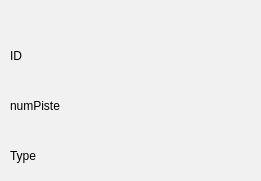
        <widget class="QGroupBox" name="groupBox_19">
         <property name="geometry">
          <rect>
           <x>20</x>
           <y>540</y>
           <width>261</width>
           <height>181</height>
          </rect>
         </property>
         <property name="styleSheet">
          <string notr="true">background-color: rgb(241, 241, 241);
border-radius: 10px black;
	border-radius: 10px  ;

</string>
         </property>
         <property name="title">
          <string/>
         </property>
         <widget class="QLabel" name="label_36">
          <property name="geometry">
           <rect>
            <x>10</x>
            <y>40</y>
            <width>31</width>
            <height>31</height>
           </rect>
          </property>
          <property name="styleSheet">
           <string notr="true">font: 11pt &quot;MS Shell Dlg 2&quot;;</string>
          </property>
          <property name="text">
           <string>ID</string>
          </property>
         </widget>
         <widget class="QPushButton" name="triID">
          <property name="geometry">
           <rect>
            <x>100</x>
            <y>40</y>
            <width>41</width>
            <height>31</height>
           </rect>
          </property>
          <property name="styleSheet">
           <string notr="true">/*-----QPushButton-----*/
image: url(:/triCroissant.png);
QPushButton
{
	background-color: qlineargradient(spread:pad, x1:0, y1:0.511, x2:1, y2:0.511, stop:0 
#92bf91
,stop:0.995192 rgba(0,0,0,0));



	color: #ffffff;
	font-size: 22px;
	font-weight: bold;
	border: 2px solid #9fbdb3;
	border-radius:10px;
	padding: 5px;
	

}

QPushButton::hover
{
background-color: qlineargradient(spread:pad, x1:0, y1:0.511, x2:1, y2:0.511, stop:0 rgba(0, 180, 150, 220),stop:1 rgba(50, 220, 200, 220));

	color: #2C3359; 

}
QPushButton::pressed
{background-color: qlineargradient(stop:0 rgba(0, 207, 179, 255),stop:1 rgba(70, 255, 230, 255));

	color: #2C3359; 

}
</string>
          </property>
          <property name="text">
           <string/>
          </property>
          <property name="icon">
           <iconset>
            <normaloff>../Downloads/337075855_605317437802974_4220689039509783446_n.png</normaloff>../Downloads/337075855_605317437802974_4220689039509783446_n.png</iconset>
          </property>
         </widget>
         <widget class="QPushButton" name="ID_desc">
          <property name="geometry">
           <rect>
            <x>200</x>
            <y>40</y>
            <width>41</width>
            <height>31</height>
           </rect>
          </property>
          <property name="styleSheet">
           <string notr="true">/*-----QPushButton-----*/
image: url(:/triDecroissant.png);
QPushButton
{
	background-color: qlineargradient(spread:pad, x1:0, y1:0.511, x2:1, y2:0.511, stop:0 
#92bf91
,stop:0.995192 rgba(0,0,0,0));



	color: #ffffff;
	font-size: 22px;
	font-weight: bold;
	border: 2px solid #9fbdb3;
	border-radius:10px;
	padding: 5px;
	

}

QPushButton::hover
{
background-color: qlineargradient(spread:pad, x1:0, y1:0.511, x2:1, y2:0.511, stop:0 rgba(0, 180, 150, 220),stop:1 rgba(50, 220, 200, 220));

	color: #2C3359; 

}
QPushButton::pressed
{background-color: qlineargradient(stop:0 rgba(0, 207, 179, 255),stop:1 rgba(70, 255, 230, 255));

	color: #2C3359; 

}
</string>
          </property>
          <property name="text">
           <string/>
          </property>
          <property name="icon">
           <iconset>
            <normaloff>../Downloads/334897169_707582544440547_3617308460356323247_n.png</normaloff>../Downloads/334897169_707582544440547_3617308460356323247_n.png</iconset>
          </property>
         </widget>
         <widget class="QLabel" name="label_37">
          <property name="geometry">
           <rect>
            <x>10</x>
            <y>90</y>
            <width>81</width>
            <height>31</height>
           </rect>
          </property>
          <property name="styleSheet">
           <string notr="true">font: 11pt &quot;MS Shell Dlg 2&quot;;</string>
          </property>
          <property name="text">
           <string>numPiste</string>
          </property>
         </widget>
         <widget class="QPushButton" name="triID_2">
          <property name="geometry">
           <rect>
            <x>110</x>
            <y>90</y>
            <width>41</width>
            <height>31</height>
           </rect>
          </property>
          <property name="styleSheet">
           <string notr="true">/*-----QPushButton-----*/
image: url(:/triCroissant.png);
QPushButton
{
	background-color: qlineargradient(spread:pad, x1:0, y1:0.511, x2:1, y2:0.511, stop:0 
#92bf91
,stop:0.995192 rgba(0,0,0,0));



	color: #ffffff;
	font-size: 22px;
	font-weight: bold;
	border: 2px solid #9fbdb3;
	border-radius:10px;
	padding: 5px;
	

}

QPushButton::hover
{
background-color: qlineargradient(spread:pad, x1:0, y1:0.511, x2:1, y2:0.511, stop:0 rgba(0, 180, 150, 220),stop:1 rgba(50, 220, 200, 220));

	color: #2C3359; 

}
QPushButton::pressed
{background-color: qlineargradient(stop:0 rgba(0, 207, 179, 255),stop:1 rgba(70, 255, 230, 255));

	color: #2C3359; 

}
</string>
          </property>
          <property name="text">
           <string/>
          </property>
          <property name="icon">
           <iconset>
            <normaloff>../Downloads/337075855_605317437802974_4220689039509783446_n.png</normaloff>../Downloads/337075855_605317437802974_4220689039509783446_n.png</iconset>
          </property>
         </widget>
         <widget class="QPushButton" name="trinumPistedesc">
          <property name="geometry">
           <rect>
            <x>190</x>
            <y>80</y>
            <width>41</width>
            <height>31</height>
           </rect>
          </property>
          <property name="styleSheet">
           <string notr="true">/*-----QPushButton-----*/
image: url(:/triDecroissant.png);
QPushButton
{
	background-color: qlineargradient(spread:pad, x1:0, y1:0.511, x2:1, y2:0.511, stop:0 
#92bf91
,stop:0.995192 rgba(0,0,0,0));



	color: #ffffff;
	font-size: 22px;
	font-weight: bold;
	border: 2px solid #9fbdb3;
	border-radius:10px;
	padding: 5px;
	

}

QPushButton::hover
{
background-color: qlineargradient(spread:pad, x1:0, y1:0.511, x2:1, y2:0.511, stop:0 rgba(0, 180, 150, 220),stop:1 rgba(50, 220, 200, 220));

	color: #2C3359; 

}
QPushButton::pressed
{background-color: qlineargradient(stop:0 rgba(0, 207, 179, 255),stop:1 rgba(70, 255, 230, 255));

	color: #2C3359; 

}
</string>
          </property>
          <property name="text">
           <string/>
          </property>
          <property name="icon">
           <iconset>
            <normaloff>../Downloads/334897169_707582544440547_3617308460356323247_n.png</normaloff>../Downloads/334897169_707582544440547_3617308460356323247_n.png</iconset>
          </property>
         </widget>
         <widget class="QLabel" name="label_38">
          <property name="geometry">
           <rect>
            <x>10</x>
            <y>140</y>
            <width>61</width>
            <height>31</height>
           </rect>
          </property>
          <property name="styleSheet">
           <string notr="true">font: 11pt &quot;MS Shell Dlg 2&quot;;</string>
          </property>
          <property name="text">
           <string>Type</string>
          </property>
         </widget>
         <widget class="QPushButton" name="tritype">
          <property name="geometry">
           <rect>
            <x>110</x>
            <y>140</y>
            <width>41</width>
            <height>31</height>
           </rect>
          </property>
          <property name="styleSheet">
           <string notr="true">/*-----QPushButton-----*/
image: url(:/triCroissant.png);
QPushButton
{
	background-color: qlineargradient(spread:pad, x1:0, y1:0.511, x2:1, y2:0.511, stop:0 
#92bf91
,stop:0.995192 rgba(0,0,0,0));



	color: #ffffff;
	font-size: 22px;
	font-weight: bold;
	border: 2px solid #9fbdb3;
	border-radius:10px;
	padding: 5px;
	

}

QPushButton::hover
{
background-color: qlineargradient(spread:pad, x1:0, y1:0.511, x2:1, y2:0.511, stop:0 rgba(0, 180, 150, 220),stop:1 rgba(50, 220, 200, 220));

	color: #2C3359; 

}
QPushButton::pressed
{background-color: qlineargradient(stop:0 rgba(0, 207, 179, 255),stop:1 rgba(70, 255, 230, 255));

	color: #2C3359; 

}
</string>
          </property>
          <property name="text">
           <string/>
          </property>
          <property name="icon">
           <iconset>
            <normaloff>../Downloads/337075855_605317437802974_4220689039509783446_n.png</normaloff>../Downloads/337075855_605317437802974_4220689039509783446_n.png</iconset>
          </property>
         </widget>
         <widget class="QPushButton" name="tritypedesc">
          <property name="geometry">
           <rect>
            <x>180</x>
            <y>140</y>
            <width>41</width>
            <height>31</height>
           </rect>
          </property>
          <property name="styleSheet">
           <string notr="true">/*-----QPushButton-----*/
image: url(:/triDecroissant.png);
QPushButton
{
	background-color: qlineargradient(spread:pad, x1:0, y1:0.511, x2:1, y2:0.511, stop:0 
#92bf91
,stop:0.995192 rgba(0,0,0,0));



	color: #ffffff;
	font-size: 22px;
	font-weight: bold;
	border: 2px solid #9fbdb3;
	border-radius:10px;
	padding: 5px;
	

}

QPushButton::hover
{
background-color: qlineargradient(spread:pad, x1:0, y1:0.511, x2:1, y2:0.511, stop:0 rgba(0, 180, 150, 220),stop:1 rgba(50, 220, 200, 220));

	color: #2C3359; 

}
QPushButton::pressed
{background-color: qlineargradient(stop:0 rgba(0, 207, 179, 255),stop:1 rgba(70, 255, 230, 255));

	color: #2C3359; 

}
</string>
          </property>
          <property name="text">
           <string/>
          </property>
          <property name="icon">
           <iconset>
            <normaloff>../Downloads/334897169_707582544440547_3617308460356323247_n.png</normaloff>../Downloads/334897169_707582544440547_3617308460356323247_n.png</iconset>
          </property>
         </widget>
        </widget>
